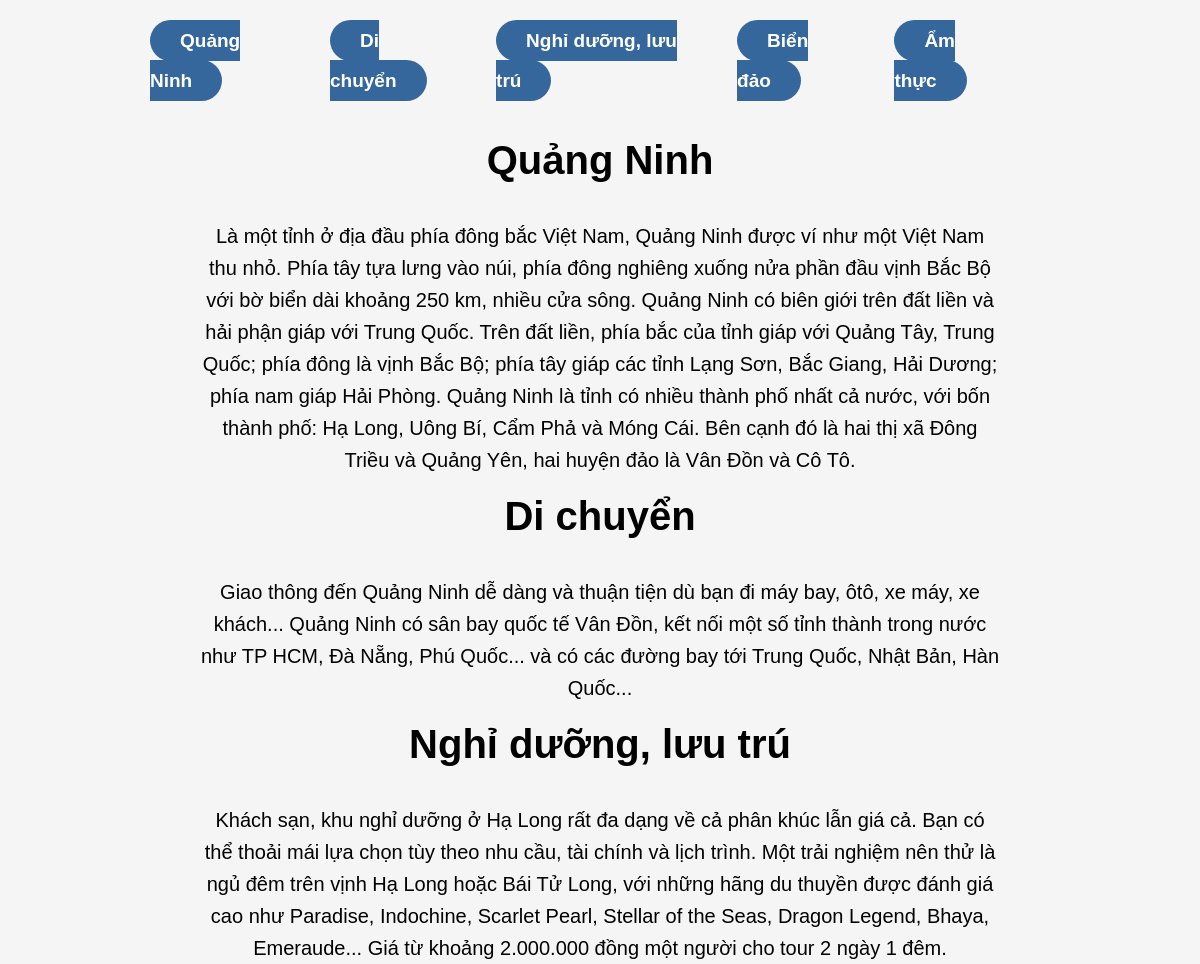
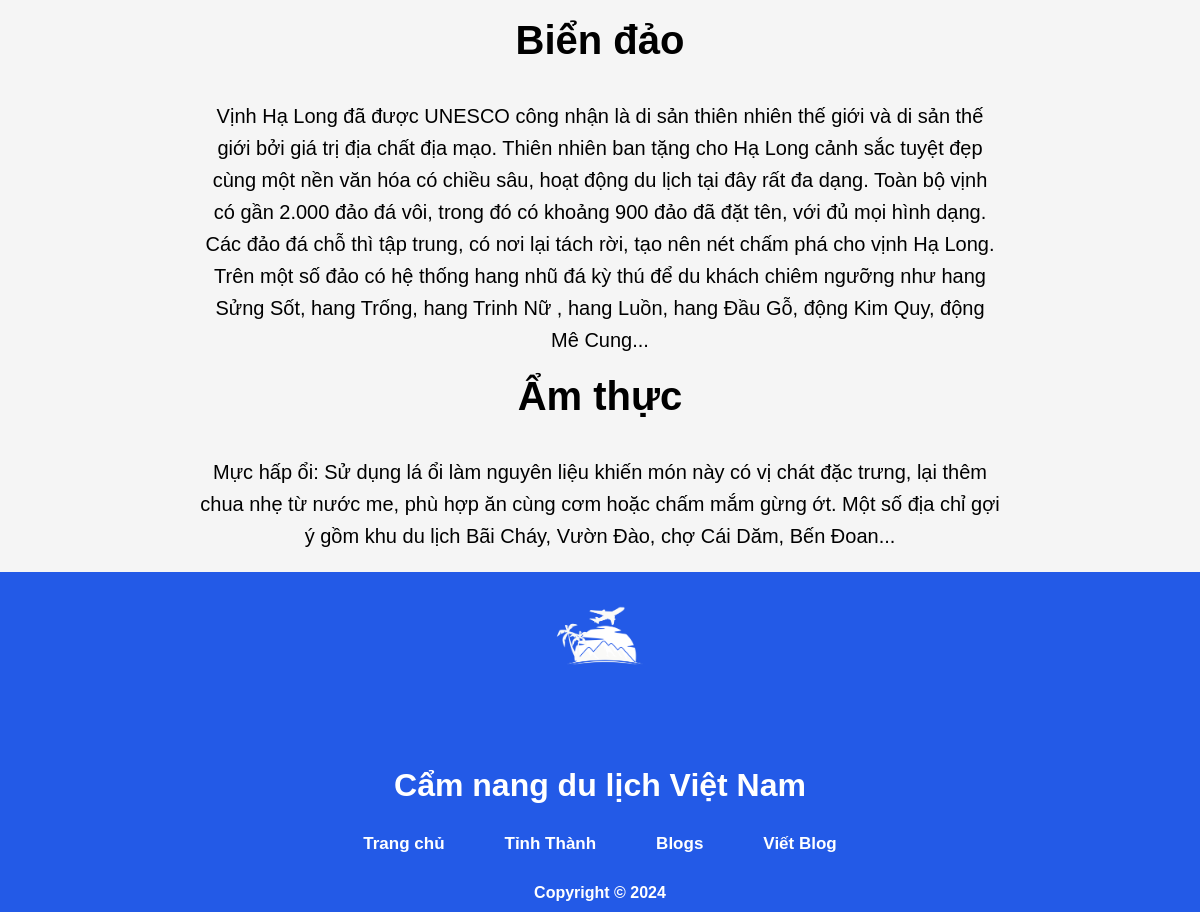
Screenshot of /src/Views/blogger/post.php?postID=6 with the database file from the repository (2 pictures, top to bottom).
### tables this page shows
CREATE TABLE postDetail (
  postDetailID INT AUTO_INCREMENT PRIMARY KEY,
  postID INT NOT NULL,
  sectionTitle TEXT NOT NULL,
  sectionContent MEDIUMTEXT NOT NULL,
  imgPostDetURL TEXT,
  FOREIGN KEY (postID) REFERENCES post(postID)
);

### src/Controllers/bothController.php (called while the page is built, shortened)
<?php
include_once __DIR__ . "/../config/config.php";
class bothController{
    private Config $conn;
    public function __construct()
    {
        $this->conn = new Config();
    }
    public function getAllPostDetail($postID){
        $sql = "
        SELECT pd.postDetailID, pd.postID, pd.sectionTitle, pd.sectionContent, pd.imgPostDetURL, p.status
        FROM postDetail pd
        JOIN post p ON p.postID = pd.postID
        WHERE pd.postID = $postID AND p.status = 1;";
        $get_query = mysqli_query($this->conn->connect(),$sql);
        return $get_query ? mysqli_fetch_all($get_query, MYSQLI_ASSOC) : [];
    }
}
?>

### src/config/config.php (called while the page is built, shortened)
<?php
class Config {
    public function connect() {
        $hostname = "localhost";
        $username = "root";
        $password = "";
        $dbname = "vietnamtravel";
        $this->conn = mysqli_connect($hostname, $username, $password, $dbname) or die("Lỗi kết nối Database");
        return $this->conn;
    }
}

### src/Views/blogger/post.php (the view, shortened to what this page needs)
<!DOCTYPE html>
<html lang="en">
<head>
    <link rel="stylesheet" href="../../../public/css/post.css">
    <link rel="stylesheet" href="../../../public/css/Blogger/headerPost.css">
    <link rel="stylesheet" href="../../../public/css/Blogger/footer.css">
</head>
<body>
    <?php
        include_once "../../../src/Controllers/bothController.php";
        $controller = new bothController();
        $postID = isset($_GET['postID']) ? intval($_GET['postID']) : 1;
        $data = $controller->getAllPostDetail($postID);
    ?>
    <div class="content">
        <div class="neo">
            <ul>
                <?php foreach ($data as $section): ?>
                    <li><a href="#<?php echo str_replace(' ', '', $section['sectionTitle']); ?>"><?php echo htmlspecialchars($section['sectionTitle']); ?></a></li>
                <?php endforeach; ?>
            </ul>
        </div>
        <?php if (isset($data) && !empty($data)): $order = 1;?>
            <?php foreach ($data as $section): ?>
                <h1><?php echo htmlspecialchars($section['sectionTitle']); ?></h1>
                <p><?php echo htmlspecialchars($section['sectionContent']); ?></p>
            <?php endforeach; ?>
        <?php endif; ?>
    </div>
</body>
</html>

### public/css/post.css (style rules this page uses)
* { margin: 0; font-family: Arial, sans-serif; }
.content { font-size: 20px; margin-left: 150px; margin-right: 150px; line-height: 2.0; }
.neo { position: sticky; top: 0; z-index: 1000; background-color: #f5f5f5; width: 100%; padding-top: 20px; padding-bottom: 20px; box-shadow: none; margin-bottom: 20px; }
.neo ul { display: flex; list-style: none; justify-content: center; }
.neo ul li a { padding: 10px 30px; background-color: #35679c; color: white; text-decoration: none; margin-right: 50px; border-radius: 30px; transition: 0.3s; }
html { scroll-behavior: smooth; }
h1 { text-align: center; margin-top: 80px; }
p { width: 800px; margin: 20px auto; display: block; text-align: center; line-height: 1.6; }

### public/css/Blogger/headerPost.css (style rules this page uses)
* { margin: 0; padding: 0; box-sizing: border-box; font-family: Arial, sans-serif; }
body { background-color: #f5f5f5; width: 100%; z-index: 10; top: 0; left: 0; }
a { font-weight: bold; color: #333; text-decoration: none; font-size: 19px; }

### public/css/Blogger/footer.css (style rules this page uses)
body { bottom: 0; position: sticky; }

### rows the page displays
postdetail: sectionTitle "Quảng Ninh", sectionContent "Là một tỉnh ở địa đầu phía đông bắc Việt Nam, Quảng Ninh được ví như một Việt Nam thu nhỏ. Phía tây tựa lưng vào núi, phía đông nghiêng xuống nửa phần đầu vịnh Bắc Bộ với bờ biển dài khoảng 250 km, nhiều cửa sông. Quảng Ninh có biên giới trên đất liền và hải phận giáp với Trung Quốc. Trên đất liền, phía bắc của tỉnh giáp với Quảng Tây, Trung Quốc; phía đông là vịnh Bắc Bộ; phía tây giáp các tỉnh Lạng Sơn, Bắc Giang, Hải Dương; phía nam giáp Hải Phòng. Quảng Ninh là tỉnh có nhiều thành phố nhất cả nước, với bốn thành phố: Hạ Long, Uông Bí, Cẩm Phả và Móng Cái. Bên cạnh đó là hai thị xã Đông Triều và Quảng Yên, hai huyện đảo là Vân Đồn và Cô Tô."
postdetail: sectionTitle "Di chuyển", sectionContent "Giao thông đến Quảng Ninh dễ dàng và thuận tiện dù bạn đi máy bay, ôtô, xe máy, xe khách... Quảng Ninh có sân bay quốc tế Vân Đồn, kết nối một số tỉnh thành trong nước như TP HCM, Đà Nẵng, Phú Quốc... và có các đường bay tới Trung Quốc, Nhật Bản, Hàn Quốc..."
postdetail: sectionTitle "Nghỉ dưỡng, lưu trú", sectionContent "Khách sạn, khu nghỉ dưỡng ở Hạ Long rất đa dạng về cả phân khúc lẫn giá cả. Bạn có thể thoải mái lựa chọn tùy theo nhu cầu, tài chính và lịch trình. Một trải nghiệm nên thử là ngủ đêm trên vịnh Hạ Long hoặc Bái Tử Long, với những hãng du thuyền được đánh giá cao như Paradise, Indochine, Scarlet Pearl, Stellar of the Seas, Dragon Legend, Bhaya, Emeraude... Giá từ khoảng 2.000.000 đồng một người cho tour 2 ngày 1 đêm."
postdetail: sectionTitle "Biển đảo", sectionContent "Vịnh Hạ Long đã được UNESCO công nhận là di sản thiên nhiên thế giới và di sản thế giới bởi giá trị địa chất địa mạo. Thiên nhiên ban tặng cho Hạ Long cảnh sắc tuyệt đẹp cùng một nền văn hóa có chiều sâu, hoạt động du lịch tại đây rất đa dạng. Toàn bộ vịnh có gần 2.000 đảo đá vôi, trong đó có khoảng 900 đảo đã đặt tên, với đủ mọi hình dạng. Các đảo đá chỗ thì tập trung, có nơi lại tách rời, tạo nên nét chấm phá cho vịnh Hạ Long. Trên một số đảo có hệ thống hang nhũ đá kỳ thú để du khách chiêm ngưỡng như hang Sửng Sốt, hang Trống, hang Trinh Nữ , hang Luồn, hang Đầu Gỗ, động Kim Quy, động Mê Cung..."
postdetail: sectionTitle "Ẩm thực", sectionContent "Mực hấp ổi: Sử dụng lá ổi làm nguyên liệu khiến món này có vị chát đặc trưng, lại thêm chua nhẹ từ nước me, phù hợp ăn cùng cơm hoặc chấm mắm gừng ớt. Một số địa chỉ gợi ý gồm khu du lịch Bãi Cháy, Vườn Đào, chợ Cái Dăm, Bến Đoan..."
